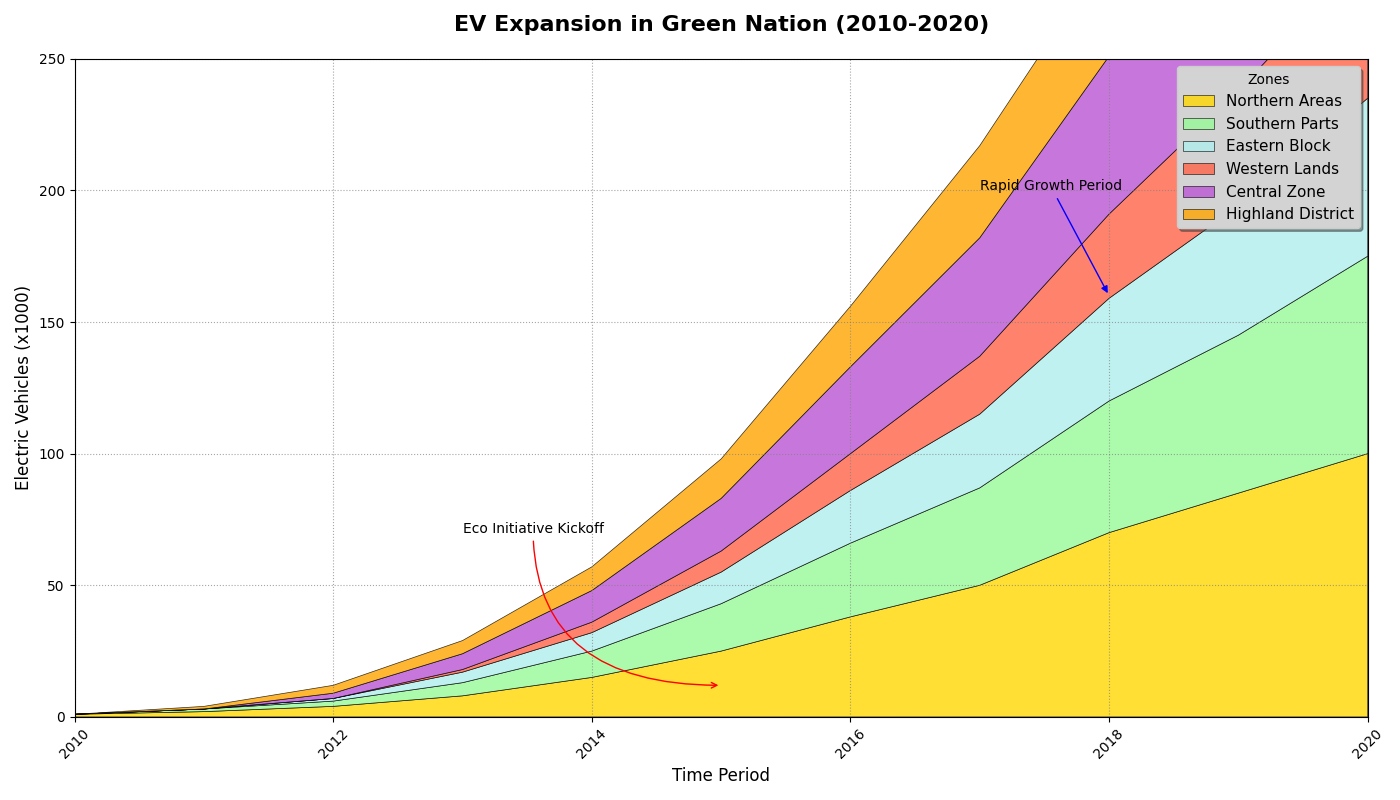

Here is the Python script that generated this plot:
import matplotlib.pyplot as plt
import numpy as np

years = np.arange(2010, 2021)

north_region = np.array([1, 2, 4, 8, 15, 25, 38, 50, 70, 85, 100])
south_region = np.array([0, 1, 2, 5, 10, 18, 28, 37, 50, 60, 75])
east_region = np.array([0, 0, 1, 4, 7, 12, 20, 28, 39, 49, 60])
west_region = np.array([0, 0, 0, 1, 4, 8, 14, 22, 32, 44, 55])
central_zone = np.array([0, 0, 2, 6, 12, 20, 33, 45, 60, 75, 90])
highland_district = np.array([0, 1, 3, 5, 9, 15, 23, 35, 40, 50, 58])

fig, ax = plt.subplots(figsize=(14, 8))

ax.stackplot(years, north_region, south_region, east_region, west_region, central_zone, highland_district,
             labels=['Northern Areas', 'Southern Parts', 'Eastern Block', 'Western Lands', 'Central Zone', 'Highland District'],
             colors=['#FFD700', '#98FB98', '#AFEEEE', '#FF6347', '#BA55D3', '#FFA500'], alpha=0.8, 
             edgecolor='black', linewidth=0.5, hatch=['/', '\\', '|', '-', 'x', 'o'])

ax.set_title("EV Expansion in Green Nation (2010-2020)", fontsize=16, fontweight='bold', pad=20)
ax.set_xlabel("Time Period", fontsize=12)
ax.set_ylabel("Electric Vehicles (x1000)", fontsize=12)
ax.set_xlim(years.min(), years.max())
ax.set_ylim(0, 250)

ax.grid(True, linestyle=':', color='gray', alpha=0.7)

ax.legend(title="Zones", loc="upper right", fontsize=11, frameon=True, shadow=True, facecolor='lightgray')

ax.annotate('Eco Initiative Kickoff', xy=(2015, 12), xytext=(2013, 70),
            arrowprops=dict(arrowstyle='->', connectionstyle='angle3', color='red'), fontsize=10)
ax.annotate('Rapid Growth Period', xy=(2018, 160), xytext=(2017, 200),
            arrowprops=dict(arrowstyle='-|>', connectionstyle='arc3', color='blue'), fontsize=10)

plt.xticks(rotation=45)
plt.tight_layout()
plt.show()
